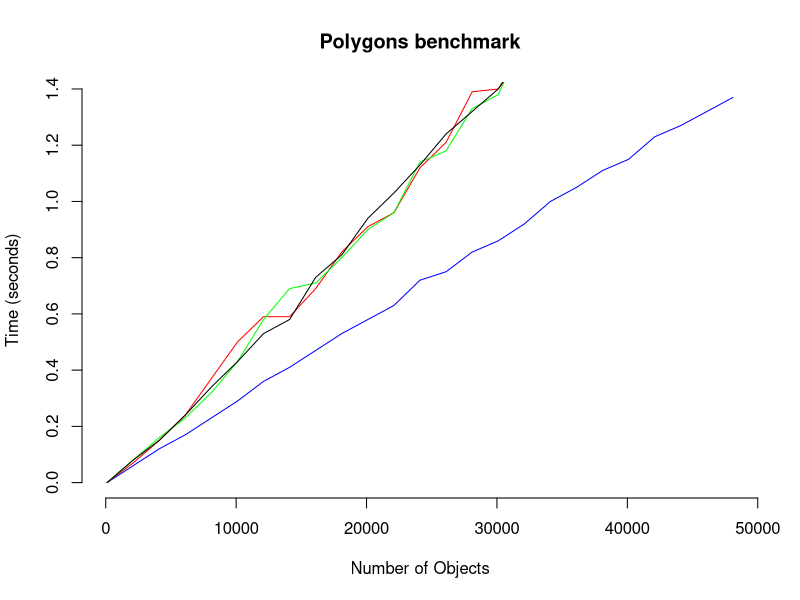
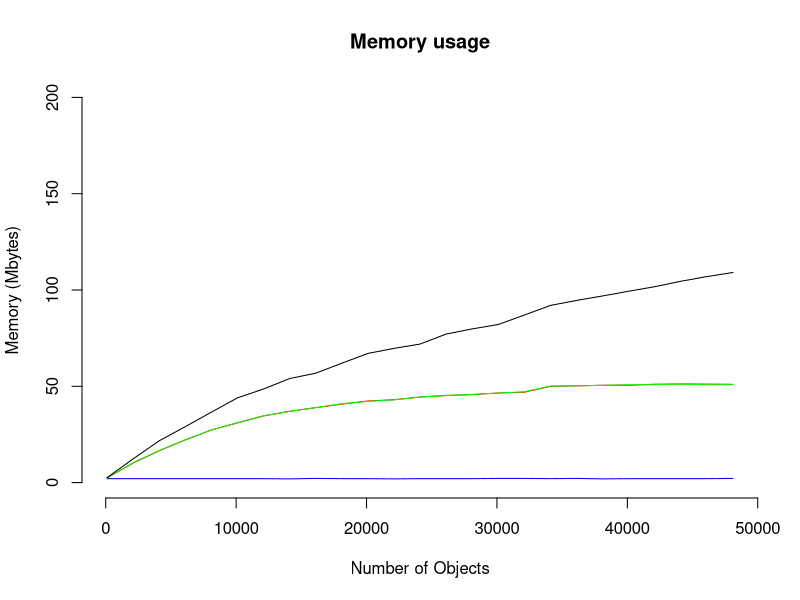
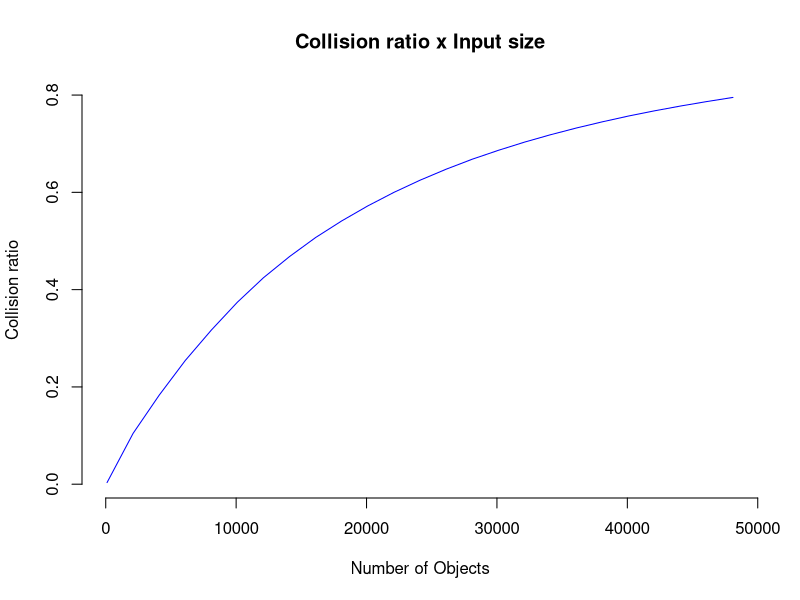

Generate these figures, in order, with R:
f1 <- read.csv(file = "csv/original.csv")
f2 <- read.csv(file = "csv/unsafe-memo.csv")
f3 <- read.csv(file = "csv/guarded.csv")
f4 <- read.csv(file = "csv/alias-set.csv")
f5 <- read.csv(file = "csv/collisions.csv")

plot(f1$n, f1$time, main = "Polygons benchmark", xlab = "Number of Objects", ylab = "Time (seconds)", type = "l", frame = FALSE, col = "blue")
lines(f2$n, f2$time, col = "red", type = "l")
lines(f3$n, f3$time, col = "green", type = "l")
lines(f4$n, f4$time, col = "black", type = "l")

legend(0, 8, legend=c("Original", "Unsafe memoization", "Guarded memoization", "Alias set"), pch=c(19, 19, 19, 19), col=c("blue", "red", "green", "black"))

plot(f1$n, f1$memory / 1000, main = "Memory usage", xlab = "Number of Objects", ylab = "Memory (Mbytes)", type = "l", frame = FALSE, col = "blue", ylim = c(0, 200))
lines(f2$n, f2$memory / 1000 , col = "red", type = "l")
lines(f3$n, f3$memory / 1000 , col = "green", type = "l")
lines(f4$n, f4$memory / 1000 , col = "black", type = "l")

legend(50, 500, legend=c("Original", "Unsafe memoization", "Guarded memoization", "Alias set"), pch=c(19, 19, 19, 19), col=c("blue", "red", "green", "black"))

plot(f1$n, f5$collisions / (f1$n * 3), main = "Collision ratio x Input size", xlab = "Number of Objects", ylab = "Collision ratio", type = "l", frame = FALSE, col = "blue")
